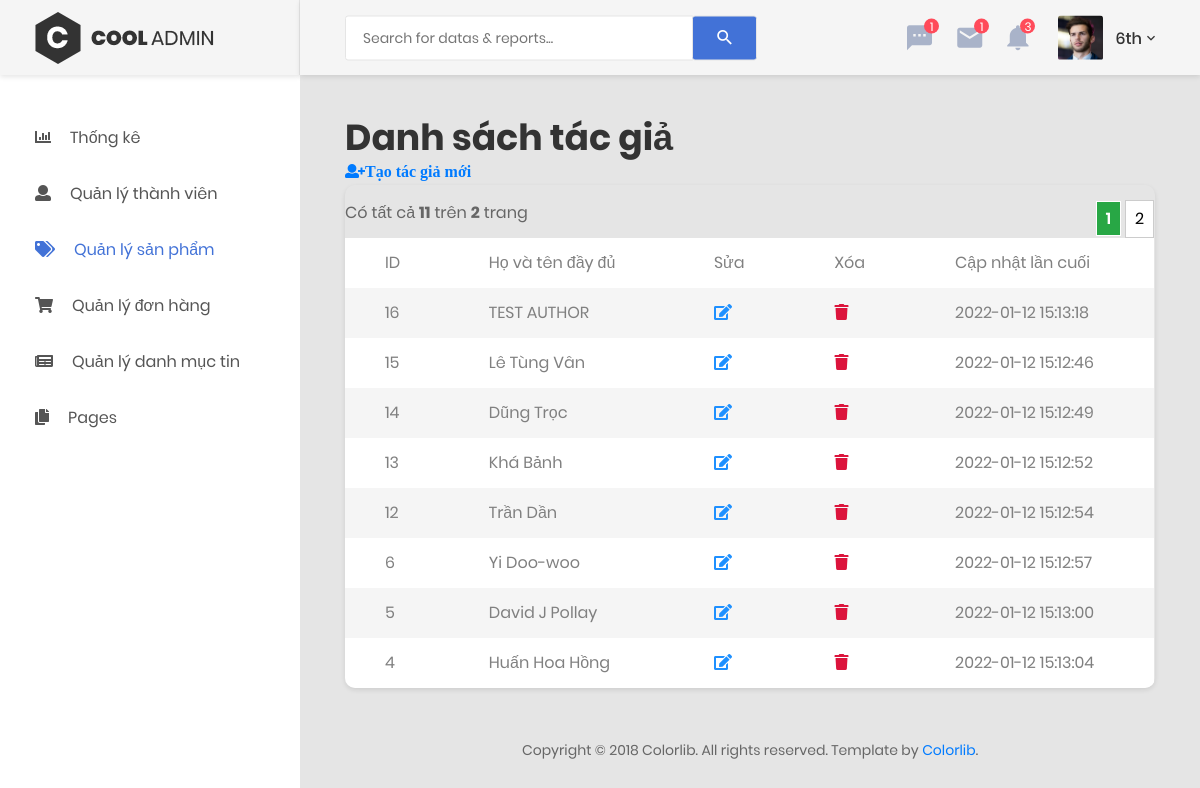
Page /admin/author.php (signed in) on the committed database.
### tables this page shows
CREATE TABLE `authors` (
  `id` int(11) NOT NULL,
  `first_name` varchar(50) NOT NULL,
  `last_name` varchar(50) NOT NULL,
  `last_updated` datetime DEFAULT NULL
);

### admin/author.php (the view, shortened to what this page needs)
<?php
    include 'header.php';
     ?>
   <body>
        <?php if (empty($_SESSION['current_user'])) { ?>
            <a href="login.php">Đăng nhập để vào trang Admin</a>
            <?php
         } else {
        include 'menu_sidebar.php';
        ?>
        <div class="page-container">
    <?php include 'admin_navbar.php'; ?>
    <?php
        include '../connect_db.php';
        $item_per_page = (!empty($_GET['per_page'])) ? $_GET['per_page'] : 8;
        $current_page = (!empty($_GET['page'])) ? $_GET['page'] : 1;
        $offset = ($current_page - 1) * $item_per_page;
        $result = mysqli_query($con, "SELECT * FROM authors ORDER BY `id` DESC LIMIT " . $item_per_page . " OFFSET " . $offset);
        ?>
            <div class="main-content">
                <div class="section__content section__content--p30">
                    <div class="container-fluid">
                        <div class="row">
                             <div class="col-xl-12">
                                    <h1>Danh sách tác giả</h1>
                                    <a class="fa fa-user-plus" href="./author_create.php">Tạo tác giả mới</a>
                                <div class="table-responsive table--no-card m-b-30">
                            <?php
                            include './pagination.php';
                            ?>
                                    <table class="table table-borderless table-striped table-earning">
                                        <tr>
                                            <td>ID</td>
                                            <td>Họ và tên đầy đủ</td>
                                            <td>Sửa</td>
                                            <td>Xóa</td>
                                            <td>Cập nhật lần cuối</td>
                                        </tr>
                                        <?php
                                        while ($row = mysqli_fetch_array($result)) {
                                            ?>
                                            <tr>
                                                <td><?= $row['id'] ?></td>
                                                <td><?= $row['first_name']." ".$row['last_name'] ?></td>
                                                <td><a class="fa fa-edit" href="./author_edit.php?id=<?= $row['id'] ?>" style="color:dodgerblue"></a></td>
                                                <td><a class="fa fa-trash" href="./author_delete.php?id=<?= $row['id'] ?>" style="color:crimson"></a></td>
                                                <td><?= $row['last_updated'] ?></td>
                                            </tr>
                                        <?php } ?>
                                    </table>
                                </div>
                                </div>
                            </div>
                        <div class="row">
                            <div class="col-md-12">
                                <div class="copyright">
                                    <p>Copyright © 2018 Colorlib. All rights reserved. Template by <a href="https://colorlib.com">Colorlib</a>.</p>
                                </div>
                            </div>
                        </div>
                    </div>
                </div>
            </div>
        </div>
    <?php } ?>
</body>
</html>

### rows in the picture
authors: id "16", first_name "TEST", last_name "AUTHOR", last_updated "2022-01-12 15:13:18"
authors: id "15", first_name "Lê Tùng", last_name "Vân", last_updated "2022-01-12 15:12:46"
authors: id "14", first_name "Dũng", last_name "Trọc", last_updated "2022-01-12 15:12:49"
authors: id "13", first_name "Khá", last_name "Bảnh", last_updated "2022-01-12 15:12:52"
authors: id "12", first_name "Trần", last_name "Dần", last_updated "2022-01-12 15:12:54"
authors: id "6", first_name "Yi", last_name "Doo-woo", last_updated "2022-01-12 15:12:57"
authors: id "5", first_name "David J", last_name "Pollay", last_updated "2022-01-12 15:13:00"
authors: id "4", first_name "Huấn", last_name "Hoa Hồng", last_updated "2022-01-12 15:13:04"

### other values in the picture
$currentUser['last_name'] "6th"
$totalRecords "11"
$totalPages "2"
